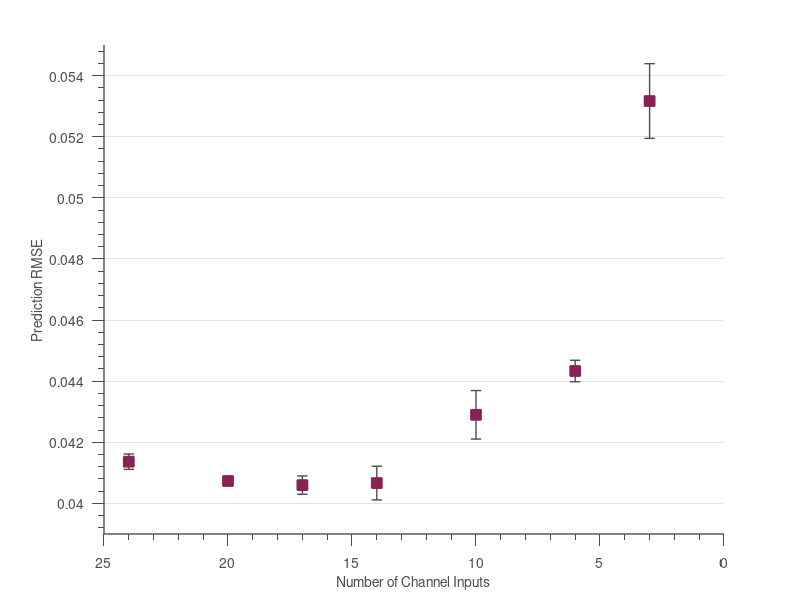

Here is the MATLAB script that generated this plot:
%{
Need to manually input the RMSE values gained from ablation_study_recursive
and ablation_study_benchmark. Plots the validation RMSEs vs how many input
channels were used. 

Last modified 3/8/23
%}

rmses = [.0414, .0411, .0416; ...
    .0407, .0408, .0407; ...
    .0409, .0406, .0403; ...
    .0401, .0412, .0407; ...
    .0423, .0426, .0438; ...
    .0447, .0443, .0440; ...
    .0529, .0545, .0521];
rmse_avgs = mean(rmses, 2)
rmse_stdevs = std(rmses, 0, 2)
num_inputs = [24, 20, 17, 14, 10, 6, 3];
    
figure
% scatter(num_inputs, loss_avgs, 'MarkerEdgeColor', '#56B4E9', 'LineWidth', 2)
hold on
er_bars = errorbar(num_inputs, rmse_avgs, rmse_stdevs); %'Color', '#56B4E9')
my_xlab = xlabel("Number of Channel Inputs");
my_ylab = ylabel("Prediction RMSE");
set(gca, 'XDir', 'reverse')
ylim([.039, .055])
xlim([0, 25])
% my_title = title('Network Performance on Decreasing Input Channels');

% set(fit_line, ...
%     'Color', '#CC6677', ...
%     'LineWidth', 2);
set(er_bars, ...
    'LineStyle', 'none', ...
    'Marker', 's', ...
    'Color', [.3 .3 .3], ...
    'LineWidth', 1.0, ...
    'MarkerSize', 7.5, ...
    'MarkerEdgeColor', '#882255', ...
    'MarkerFaceColor', '#882255');


% set( gca                       , ...
%     'FontName'   , 'Helvetica' );
% set([my_title, my_xlab, my_ylab], ...
%     'FontName'   , 'AvantGarde');
% set( my_title                    , ...
%     'FontSize'   , 12          , ...
%     'FontWeight' , 'bold'      );
set([my_xlab, my_ylab]  , ...
    'FontSize'   , 10          );
set(gca, ...
  'Box'         , 'off'     , ...
  'TickDir'     , 'out'     , ...
  'TickLength'  , [.02 .02] , ...
  'XMinorTick'  , 'on'      , ...
  'YMinorTick'  , 'on'      , ...
  'YGrid'       , 'on'      , ...
  'YTick'       , [.04:.002:.056], ...
  'XGrid'       , 'off'     , ...
  'XColor'      , [.3 .3 .3], ...
  'YColor'      , [.3 .3 .3], ...
  'LineWidth'   , 1         );

set(gcf, ...
    'Position', [100 100 600 250]);
